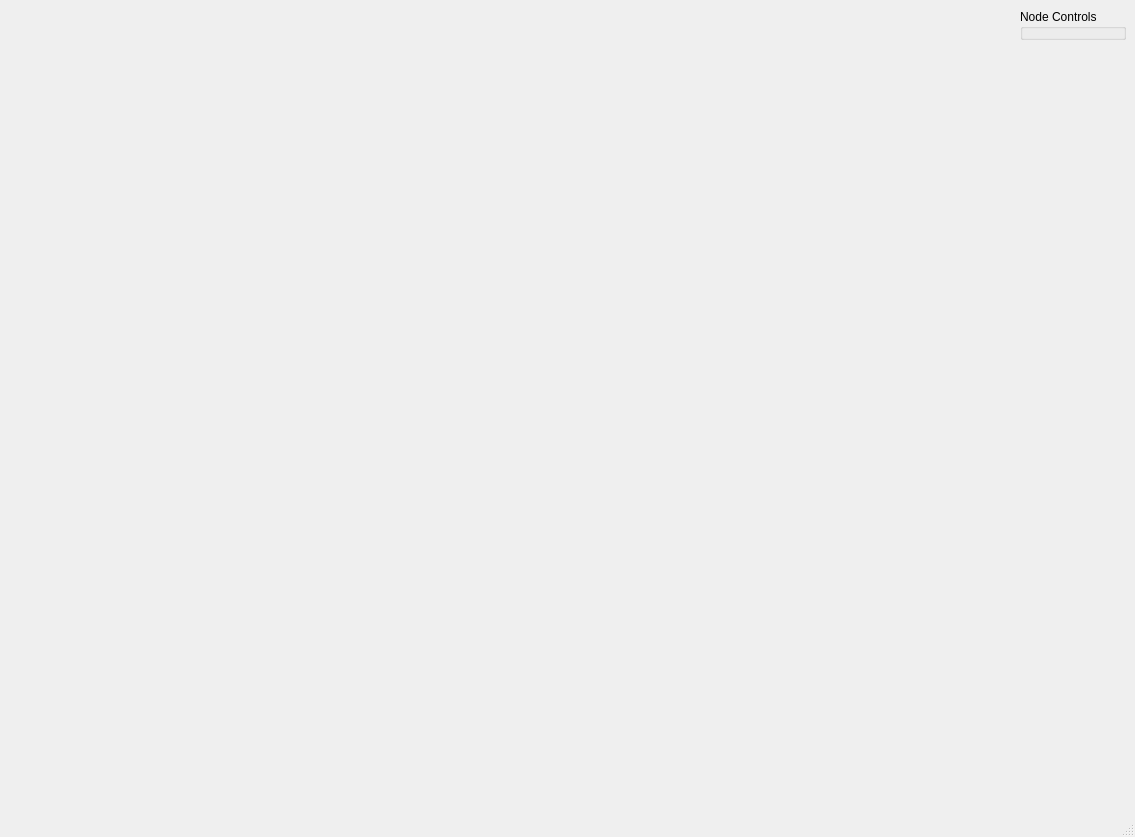
<?xml version="1.0" encoding="UTF-8"?>
<ui version="4.0">
 <class>MainWindow</class>
 <widget class="QMainWindow" name="MainWindow">
  <property name="geometry">
   <rect>
    <x>0</x>
    <y>0</y>
    <width>1135</width>
    <height>837</height>
   </rect>
  </property>
  <property name="windowTitle">
   <string>Fur System</string>
  </property>
  <widget class="QWidget" name="centralwidget">
   <layout class="QGridLayout" name="mainWindowGridLayout">
    <item row="0" column="1">
     <layout class="QVBoxLayout" name="verticalLayout">
      <item>
       <widget class="QGroupBox" name="groupBox">
        <property name="title">
         <string>Node Controls</string>
        </property>
       </widget>
      </item>
      <item>
       <spacer name="verticalSpacer">
        <property name="orientation">
         <enum>Qt::Vertical</enum>
        </property>
        <property name="sizeType">
         <enum>QSizePolicy::Expanding</enum>
        </property>
        <property name="sizeHint" stdset="0">
         <size>
          <width>20</width>
          <height>40</height>
         </size>
        </property>
       </spacer>
      </item>
     </layout>
    </item>
    <item row="0" column="0">
     <spacer name="horizontalSpacer">
      <property name="orientation">
       <enum>Qt::Horizontal</enum>
      </property>
      <property name="sizeHint" stdset="0">
       <size>
        <width>40</width>
        <height>20</height>
       </size>
      </property>
     </spacer>
    </item>
   </layout>
  </widget>
  <widget class="QMenuBar" name="menubar">
   <property name="geometry">
    <rect>
     <x>0</x>
     <y>0</y>
     <width>1135</width>
     <height>19</height>
    </rect>
   </property>
  </widget>
  <widget class="QStatusBar" name="statusbar"/>
 </widget>
 <resources/>
 <connections/>
</ui>
